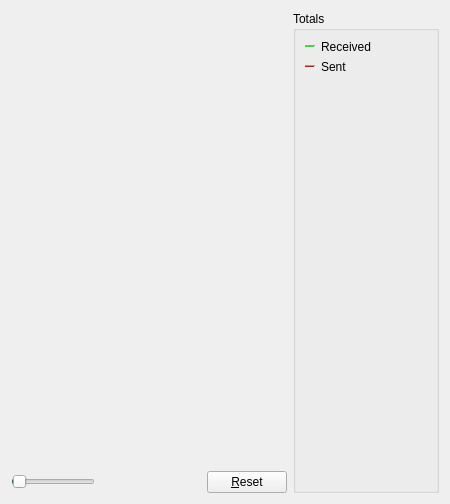
     <widget class="QWidget" name="tab_nettraffic">
      <attribute name="title">
       <string>&amp;Network Traffic</string>
      </attribute>
      <layout class="QHBoxLayout" name="horizontalLayout_3">
       <item>
        <layout class="QVBoxLayout" name="verticalLayout_4">
         <item>
          <widget class="TrafficGraphWidget" name="trafficGraph" native="true">
           <property name="sizePolicy">
            <sizepolicy hsizetype="Expanding" vsizetype="Expanding">
             <horstretch>0</horstretch>
             <verstretch>0</verstretch>
            </sizepolicy>
           </property>
          </widget>
         </item>
         <item>
          <layout class="QHBoxLayout" name="horizontalLayout_2">
           <item>
            <widget class="QSlider" name="sldGraphRange">
             <property name="minimum">
              <number>1</number>
             </property>
             <property name="maximum">
              <number>288</number>
             </property>
             <property name="pageStep">
              <number>12</number>
             </property>
             <property name="value">
              <number>6</number>
             </property>
             <property name="orientation">
              <enum>Qt::Horizontal</enum>
             </property>
            </widget>
           </item>
           <item>
            <widget class="QLabel" name="lblGraphRange">
             <property name="minimumSize">
              <size>
               <width>100</width>
               <height>0</height>
              </size>
             </property>
             <property name="alignment">
              <set>Qt::AlignCenter</set>
             </property>
            </widget>
           </item>
           <item>
            <widget class="QPushButton" name="btnClearTrafficGraph">
             <property name="text">
              <string>&amp;Reset</string>
             </property>
             <property name="autoDefault">
              <bool>false</bool>
             </property>
            </widget>
           </item>
          </layout>
         </item>
        </layout>
       </item>
       <item>
        <layout class="QVBoxLayout" name="verticalLayout">
         <item>
          <widget class="QGroupBox" name="groupBox">
           <property name="title">
            <string>Totals</string>
           </property>
           <layout class="QVBoxLayout" name="verticalLayout_5">
            <item>
             <layout class="QHBoxLayout" name="horizontalLayout_4">
              <item>
               <widget class="Line" name="line">
                <property name="sizePolicy">
                 <sizepolicy hsizetype="Fixed" vsizetype="Fixed">
                  <horstretch>0</horstretch>
                  <verstretch>0</verstretch>
                 </sizepolicy>
                </property>
                <property name="minimumSize">
                 <size>
                  <width>10</width>
                  <height>0</height>
                 </size>
                </property>
                <property name="palette">
                 <palette>
                  <active>
                   <colorrole role="Light">
                    <brush brushstyle="SolidPattern">
                     <color alpha="255">
                      <red>0</red>
                      <green>255</green>
                      <blue>0</blue>
                     </color>
                    </brush>
                   </colorrole>
                  </active>
                  <inactive>
                   <colorrole role="Light">
                    <brush brushstyle="SolidPattern">
                     <color alpha="255">
                      <red>0</red>
                      <green>255</green>
                      <blue>0</blue>
                     </color>
                    </brush>
                   </colorrole>
                  </inactive>
                  <disabled>
                   <colorrole role="Light">
                    <brush brushstyle="SolidPattern">
                     <color alpha="255">
                      <red>0</red>
                      <green>255</green>
                      <blue>0</blue>
                     </color>
                    </brush>
                   </colorrole>
                  </disabled>
                 </palette>
                </property>
                <property name="orientation">
                 <enum>Qt::Horizontal</enum>
                </property>
               </widget>
              </item>
              <item>
               <widget class="QLabel" name="label_16">
                <property name="text">
                 <string>Received</string>
                </property>
               </widget>
              </item>
              <item>
               <widget class="QLabel" name="lblBytesIn">
                <property name="minimumSize">
                 <size>
                  <width>50</width>
                  <height>0</height>
                 </size>
                </property>
                <property name="alignment">
                 <set>Qt::AlignRight|Qt::AlignTrailing|Qt::AlignVCenter</set>
                </property>
               </widget>
              </item>
             </layout>
            </item>
            <item>
             <layout class="QHBoxLayout" name="horizontalLayout_5">
              <item>
               <widget class="Line" name="line_2">
                <property name="sizePolicy">
                 <sizepolicy hsizetype="Fixed" vsizetype="Fixed">
                  <horstretch>0</horstretch>
                  <verstretch>0</verstretch>
                 </sizepolicy>
                </property>
                <property name="minimumSize">
                 <size>
                  <width>10</width>
                  <height>0</height>
                 </size>
                </property>
                <property name="palette">
                 <palette>
                  <active>
                   <colorrole role="Light">
                    <brush brushstyle="SolidPattern">
                     <color alpha="255">
                      <red>255</red>
                      <green>0</green>
                      <blue>0</blue>
                     </color>
                    </brush>
                   </colorrole>
                  </active>
                  <inactive>
                   <colorrole role="Light">
                    <brush brushstyle="SolidPattern">
                     <color alpha="255">
                      <red>255</red>
                      <green>0</green>
                      <blue>0</blue>
                     </color>
                    </brush>
                   </colorrole>
                  </inactive>
                  <disabled>
                   <colorrole role="Light">
                    <brush brushstyle="SolidPattern">
                     <color alpha="255">
                      <red>255</red>
                      <green>0</green>
                      <blue>0</blue>
                     </color>
                    </brush>
                   </colorrole>
                  </disabled>
                 </palette>
                </property>
                <property name="orientation">
                 <enum>Qt::Horizontal</enum>
                </property>
               </widget>
              </item>
              <item>
               <widget class="QLabel" name="label_17">
                <property name="text">
                 <string>Sent</string>
                </property>
               </widget>
              </item>
              <item>
               <widget class="QLabel" name="lblBytesOut">
                <property name="minimumSize">
                 <size>
                  <width>50</width>
                  <height>0</height>
                 </size>
                </property>
                <property name="alignment">
                 <set>Qt::AlignRight|Qt::AlignTrailing|Qt::AlignVCenter</set>
                </property>
               </widget>
              </item>
             </layout>
            </item>
            <item>
             <spacer name="verticalSpacer_4">
              <property name="orientation">
               <enum>Qt::Vertical</enum>
              </property>
              <property name="sizeHint" stdset="0">
               <size>
                <width>20</width>
                <height>407</height>
               </size>
              </property>
             </spacer>
            </item>
           </layout>
          </widget>
         </item>
        </layout>
       </item>
      </layout>
     </widget>
